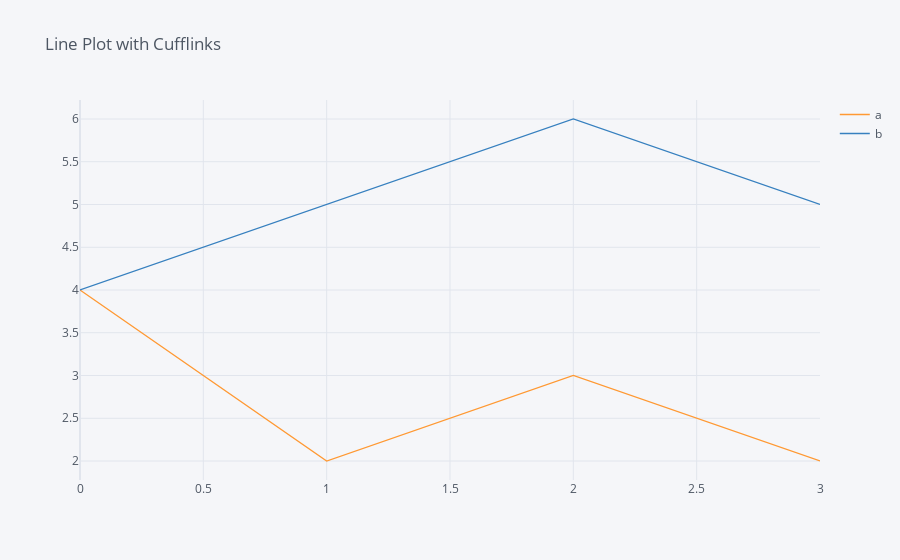
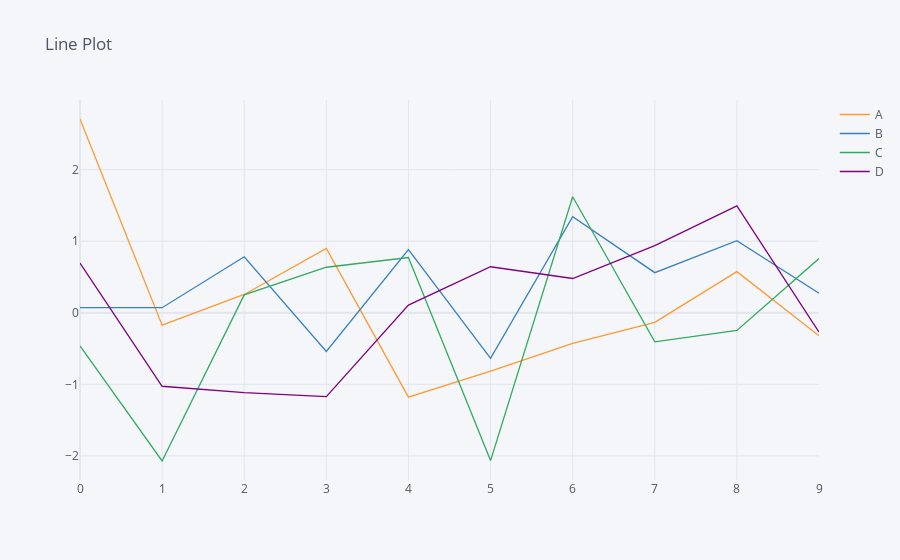
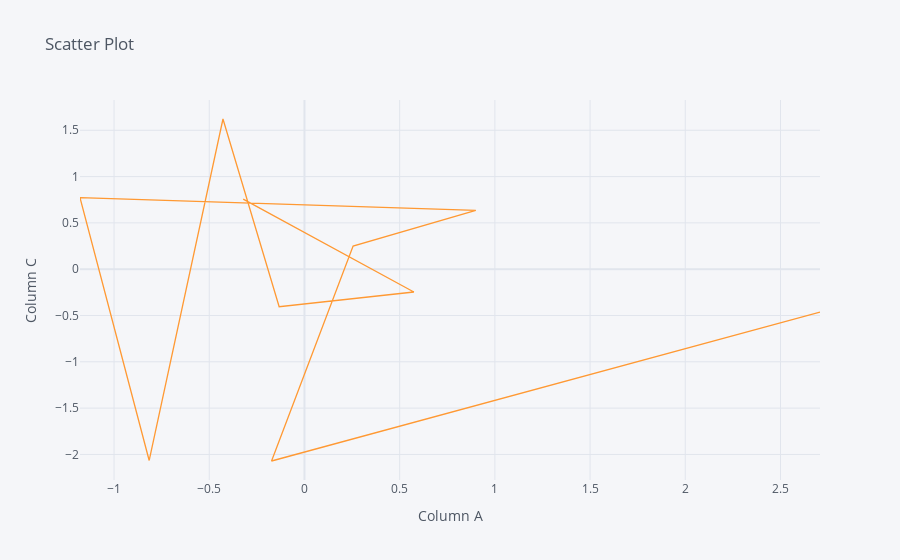
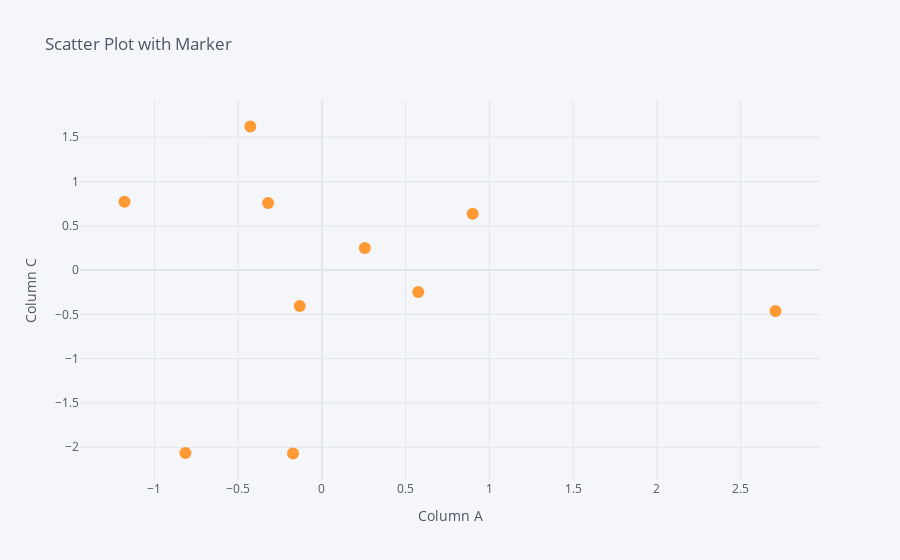

These figures' notebook cell, in order:
### Code cell
df = pd.DataFrame({'a': [4,2,3,2], 'b': [4,5,6,5]})
df.iplot(kind='line', title='Line Plot with Cufflinks')
from plotly.offline import download_plotlyjs,init_notebook_mode,plot,iplot
init_notebook_mode(connected=True)
dataset1 = pd.DataFrame(np.random.randn(10,4),columns=['A','B','C','D'])
dataset1.head()
dataset1.iplot(title="Line Plot")
dataset1.iplot(kind='scatter',x='A',y='C',xTitle='Column A',yTitle='Column C',title="Scatter Plot")
dataset1.iplot(kind='scatter',x='A',y='C',mode='markers',xTitle='Column A',yTitle='Column C',title="Scatter Plot with Marker")

### Figure 1 — Plotly figure (JSON) as saved in the notebook; plotly's stock layout.template omitted (floating-point values rounded to 4 significant figures)
{"data": [{"line": {"color": "rgba(255, 153, 51, 1.0)", "dash": "solid", "shape": "linear", "width": 1.3}, "mode": "lines", "name": "a", "text": "", "type": "scatter", "x": [0, 1, 2, 3], "y": [4, 2, 3, 2]}, {"line": {"color": "rgba(55, 128, 191, 1.0)", "dash": "solid", "shape": "linear", "width": 1.3}, "mode": "lines", "name": "b", "text": "", "type": "scatter", "x": [0, 1, 2, 3], "y": [4, 5, 6, 5]}], "layout": {"autosize": true, "legend": {"bgcolor": "#F5F6F9", "font": {"color": "#4D5663"}}, "paper_bgcolor": "#F5F6F9", "plot_bgcolor": "#F5F6F9", "title": {"font": {"color": "#4D5663"}, "text": "Line Plot with Cufflinks"}, "xaxis": {"autorange": true, "gridcolor": "#E1E5ED", "range": [0, 3], "showgrid": true, "tickfont": {"color": "#4D5663"}, "title": {"font": {"color": "#4D5663"}, "text": ""}, "type": "linear", "zerolinecolor": "#E1E5ED"}, "yaxis": {"autorange": true, "gridcolor": "#E1E5ED", "range": [1.778, 6.222], "showgrid": true, "tickfont": {"color": "#4D5663"}, "title": {"font": {"color": "#4D5663"}, "text": ""}, "type": "linear", "zerolinecolor": "#E1E5ED"}}}

### Figure 2 — Plotly figure (JSON) as saved in the notebook; plotly's stock layout.template omitted (floating-point values rounded to 4 significant figures)
{"data": [{"line": {"color": "rgba(255, 153, 51, 1.0)", "dash": "solid", "shape": "linear", "width": 1.3}, "mode": "lines", "name": "A", "text": "", "type": "scatter", "x": [0, 1, 2, 3, 4, 5, 6, 7, 8, 9], "y": [2.708, -0.1728, 0.2556, 0.8999, -1.179, -0.8154, -0.428, -0.1328, 0.5746, -0.3217]}, {"line": {"color": "rgba(55, 128, 191, 1.0)", "dash": "solid", "shape": "linear", "width": 1.3}, "mode": "lines", "name": "B", "text": "", "type": "scatter", "x": [0, 1, 2, 3, 4, 5, 6, 7, 8, 9], "y": [0.07086, 0.07065, 0.7824, -0.5404, 0.8824, -0.6378, 1.343, 0.5605, 1.008, 0.2734]}, {"line": {"color": "rgba(50, 171, 96, 1.0)", "dash": "solid", "shape": "linear", "width": 1.3}, "mode": "lines", "name": "C", "text": "", "type": "scatter", "x": [0, 1, 2, 3, 4, 5, 6, 7, 8, 9], "y": [-0.4624, -2.071, 0.2499, 0.6361, 0.7717, -2.065, 1.622, -0.4052, -0.2464, 0.7572]}, {"line": {"color": "rgba(128, 0, 128, 1.0)", "dash": "solid", "shape": "linear", "width": 1.3}, "mode": "lines", "name": "D", "text": "", "type": "scatter", "x": [0, 1, 2, 3, 4, 5, 6, 7, 8, 9], "y": [0.6941, -1.027, -1.116, -1.172, 0.1071, 0.6427, 0.4788, 0.9394, 1.494, -0.2699]}], "layout": {"autosize": true, "legend": {"bgcolor": "#F5F6F9", "font": {"color": "#4D5663"}}, "paper_bgcolor": "#F5F6F9", "plot_bgcolor": "#F5F6F9", "title": {"font": {"color": "#4D5663"}, "text": "Line Plot"}, "xaxis": {"autorange": true, "gridcolor": "#E1E5ED", "range": [0, 9], "showgrid": true, "tickfont": {"color": "#4D5663"}, "title": {"font": {"color": "#4D5663"}, "text": ""}, "type": "linear", "zerolinecolor": "#E1E5ED"}, "yaxis": {"autorange": true, "gridcolor": "#E1E5ED", "range": [-2.337, 2.973], "showgrid": true, "tickfont": {"color": "#4D5663"}, "title": {"font": {"color": "#4D5663"}, "text": ""}, "type": "linear", "zerolinecolor": "#E1E5ED"}}}

### Figure 3 — Plotly figure (JSON) as saved in the notebook; plotly's stock layout.template omitted (floating-point values rounded to 4 significant figures)
{"data": [{"line": {"color": "rgba(255, 153, 51, 1.0)", "dash": "solid", "shape": "linear", "width": 1.3}, "mode": "lines", "name": "C", "text": "", "type": "scatter", "x": [2.708, -0.1728, 0.2556, 0.8999, -1.179, -0.8154, -0.428, -0.1328, 0.5746, -0.3217], "y": [-0.4624, -2.071, 0.2499, 0.6361, 0.7717, -2.065, 1.622, -0.4052, -0.2464, 0.7572]}], "layout": {"autosize": true, "legend": {"bgcolor": "#F5F6F9", "font": {"color": "#4D5663"}}, "paper_bgcolor": "#F5F6F9", "plot_bgcolor": "#F5F6F9", "title": {"font": {"color": "#4D5663"}, "text": "Scatter Plot"}, "xaxis": {"autorange": true, "gridcolor": "#E1E5ED", "range": [-1.179, 2.708], "showgrid": true, "tickfont": {"color": "#4D5663"}, "title": {"font": {"color": "#4D5663"}, "text": "Column A"}, "type": "linear", "zerolinecolor": "#E1E5ED"}, "yaxis": {"autorange": true, "gridcolor": "#E1E5ED", "range": [-2.276, 1.827], "showgrid": true, "tickfont": {"color": "#4D5663"}, "title": {"font": {"color": "#4D5663"}, "text": "Column C"}, "type": "linear", "zerolinecolor": "#E1E5ED"}}}

### Figure 4 — Plotly figure (JSON) as saved in the notebook; plotly's stock layout.template omitted (floating-point values rounded to 4 significant figures)
{"data": [{"line": {"color": "rgba(255, 153, 51, 1.0)", "dash": "solid", "shape": "linear", "width": 1.3}, "marker": {"size": 12, "symbol": "circle"}, "mode": "markers", "name": "C", "text": "", "type": "scatter", "x": [2.708, -0.1728, 0.2556, 0.8999, -1.179, -0.8154, -0.428, -0.1328, 0.5746, -0.3217], "y": [-0.4624, -2.071, 0.2499, 0.6361, 0.7717, -2.065, 1.622, -0.4052, -0.2464, 0.7572]}], "layout": {"autosize": true, "legend": {"bgcolor": "#F5F6F9", "font": {"color": "#4D5663"}}, "paper_bgcolor": "#F5F6F9", "plot_bgcolor": "#F5F6F9", "title": {"font": {"color": "#4D5663"}, "text": "Scatter Plot with Marker"}, "xaxis": {"autorange": true, "gridcolor": "#E1E5ED", "range": [-1.434, 2.962], "showgrid": true, "tickfont": {"color": "#4D5663"}, "title": {"font": {"color": "#4D5663"}, "text": "Column A"}, "type": "linear", "zerolinecolor": "#E1E5ED"}, "yaxis": {"autorange": true, "gridcolor": "#E1E5ED", "range": [-2.486, 2.036], "showgrid": true, "tickfont": {"color": "#4D5663"}, "title": {"font": {"color": "#4D5663"}, "text": "Column C"}, "type": "linear", "zerolinecolor": "#E1E5ED"}}}
